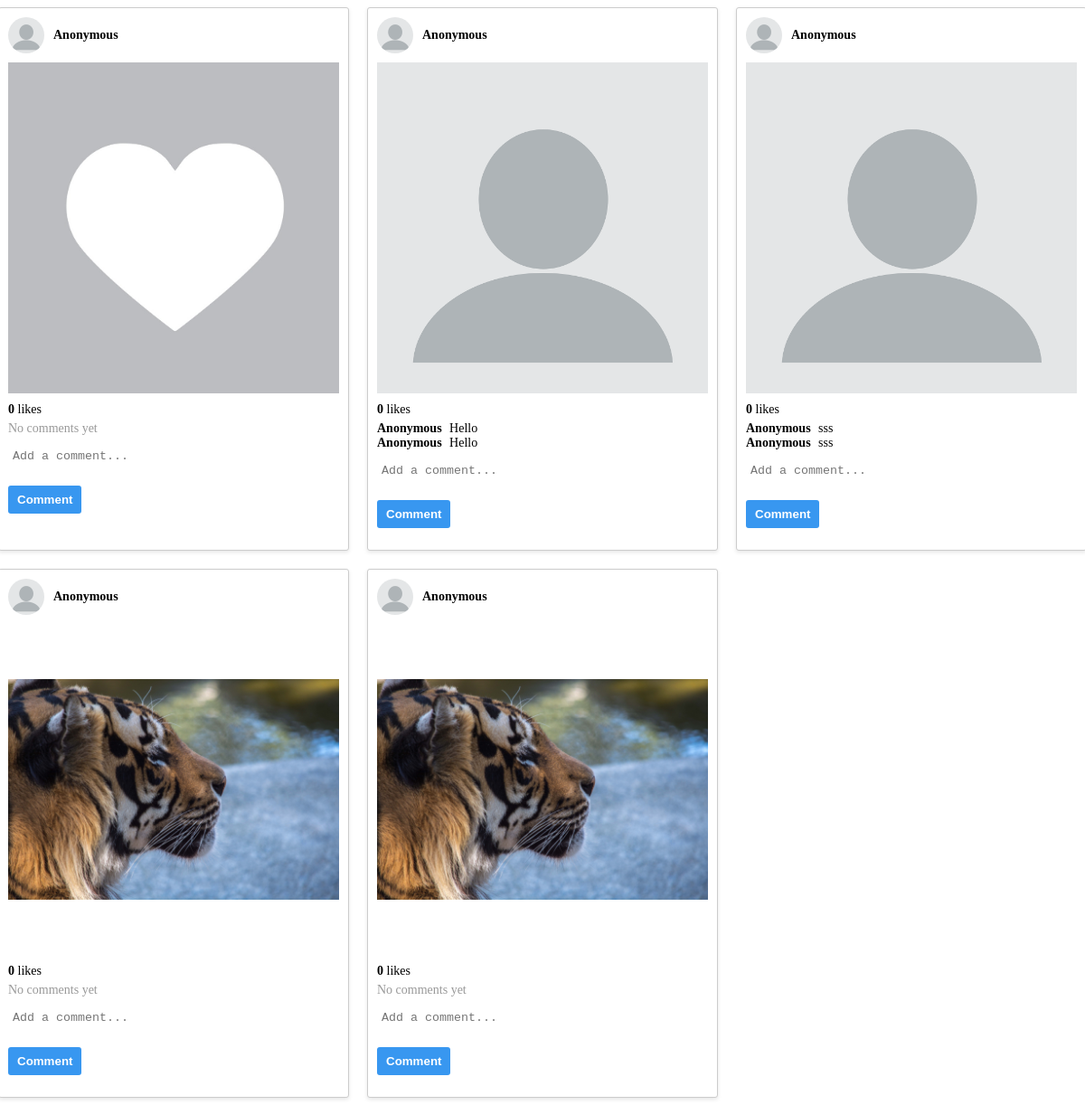
/polls/photos/, run on the app's committed database.
### polls/models.py (models this page shows, shortened)
class Photos(models.Model):
    title = models.CharField(max_length=200)
    image = models.ImageField(upload_to='images/')
    text = models.TextField()
    time = models.DateTimeField(auto_now_add=True)
    user = models.ForeignKey(User, on_delete=models.CASCADE, blank=True, null=True)
    comment_list = models.ManyToManyField(Comment, blank=True)
    likes = models.IntegerField(default=0)

class Comment(models.Model):
    text = models.TextField()
    time = models.DateTimeField(auto_now_add=True)

### polls/views.py (the view)
# urls.py: path('photos/', views.PhotoView.as_view(), name='photo'),
class PhotoView(generic.ListView):
    template_name = 'polls/photos.html'
    context_object_name = 'latest_photo_list'
    def get_queryset(self):
        return Photos.objects.filter(
            time__lte=timezone.now()
        ).order_by('-time')[:5]

### polls/templates/polls/photos.html (shortened to what this page needs)
{% if latest_photo_list %}
    <div class="photo-grid">
    {% for photo in latest_photo_list %}
        <div class="photo-item"  data-photo-id="{{ photo.id }}">
            <div class="photo-header">
                {% if photo.user != num %}
                <img class="user-avatar" src="{{ photo.user.avatar.url }}" alt="{{ photo.user.username }}">
                <span class="username">{{ photo.user.username }}</span>
                {% else %}
                <img class="user-avatar" src="/media/images/default_user.png" alt="Anonymous">
                <span class="username">Anonymous</span>
                {% endif %}
            </div>
            <div class="photo-image" id="liked-image-{{ photo.id }}" ondblclick="likeFunction(`{{photo.id}}`)">
                <img src="{{ photo.image.url }}" alt="{{ photo.title }}">
            </div>
            <div class="photo-footer">
                <div class="photo-likes">
                    <span id="likes-count-{{ photo.id }}" class="likes-count">{{ photo.likes }}</span> likes
                </div>
                <div class="photo-comments">
                    {% for comment in photo.comment_list.all|slice:":2" %}
                        <span class="comment">
                            <span class="comment-author">Anonymous</span> {{ comment.text }}
                        </span>
                    {% empty %}
                        <span class="no-comments">No comments yet</span>
                    {% endfor %}
                </div>
                <div class="photo-add-comment">
                    <form action="{% url 'polls:photo_comment' %}" method="post">
                        <textarea name="text" placeholder="Add a comment..."></textarea>
                        <button type="submit">Comment</button>
                    </form>
                </div>
            </div>
        </div>
    {% endfor %}
    </div>
{% else %}
    <p>No photos are available.</p>
{% endif %}

### polls/templates/polls/photos.html (style rules this page uses)
.photo-grid { display: grid; grid-template-columns: repeat(auto-fit, minmax(300px, 1fr)); gap: 20px; margin: 0 -10px; }
.photo-item { background-color: #fff; border: 1px solid #ccc; border-radius: 3px; box-shadow: 0 2px 4px rgba(0, 0, 0, 0.1); padding: 10px; }
.photo-header { display: flex; align-items: center; margin-bottom: 10px; }
.user-avatar { width: 40px; height: 40px; object-fit: cover; border-radius: 50%; margin-right: 10px; }
.username { font-weight: bold; font-size: 14px; }
.photo-image { margin-bottom: 10px; width: 100%; height: 0; padding-bottom: 100%; position: relative; overflow: hidden; background-image: url("/media/images/heart.jpg"); background-size: 50%; background-repeat: no-repeat; background-position: center; background-color: #bcbcc4; background: none !important; }
.photo-image img { position: absolute; top: 0; left: 0; width: 100%; height: 100%; object-fit: contain; }
.photo-footer { font-size: 14px; }
.photo-likes { margin-bottom: 5px; }
.likes-count { font-weight: bold; }
.photo-comments { margin-bottom: 5px; }
.comment { display: block; }
.comment-author { font-weight: bold; margin-right: 5px; }
.no-comments { color: #999; }
.photo-add-comment { margin-top: 10px; }
.photo-add-comment textarea { width: 100%; height: 40px; border: none; border-radius: 3px; padding: 5px; resize: none; }
.photo-add-comment button { margin-top: 5px; background-color: #3897f0; color: #fff; border: none; border-radius: 3px; padding: 8px 10px; font-weight: bold; cursor: pointer; }

### data on the page
Photos: image (picture), likes "0"
Photos: image (placeholder picture), likes "0"
Comment: text "Hello"
Comment: text "Hello"
Photos: image (placeholder picture), likes "0"
Comment: text "sss"
Comment: text "sss"
Photos: image (picture), likes "0"
Photos: image (picture), likes "0"
